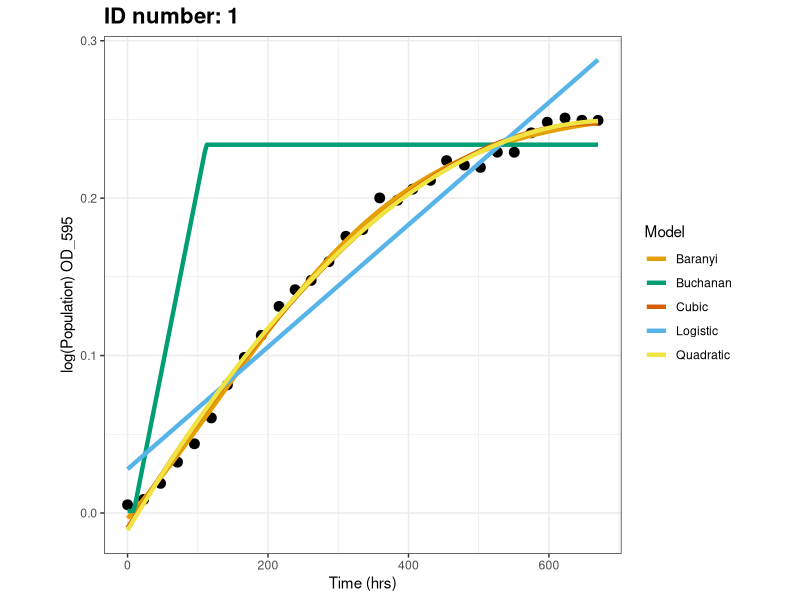
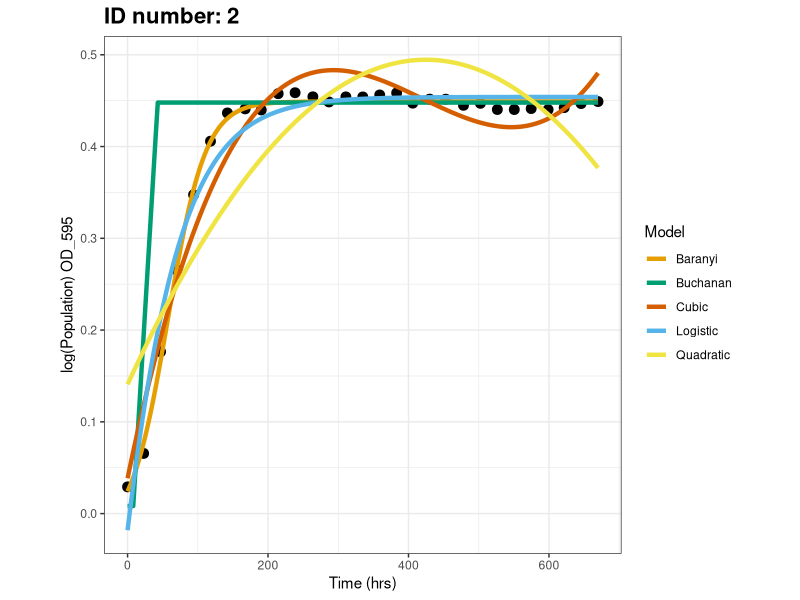
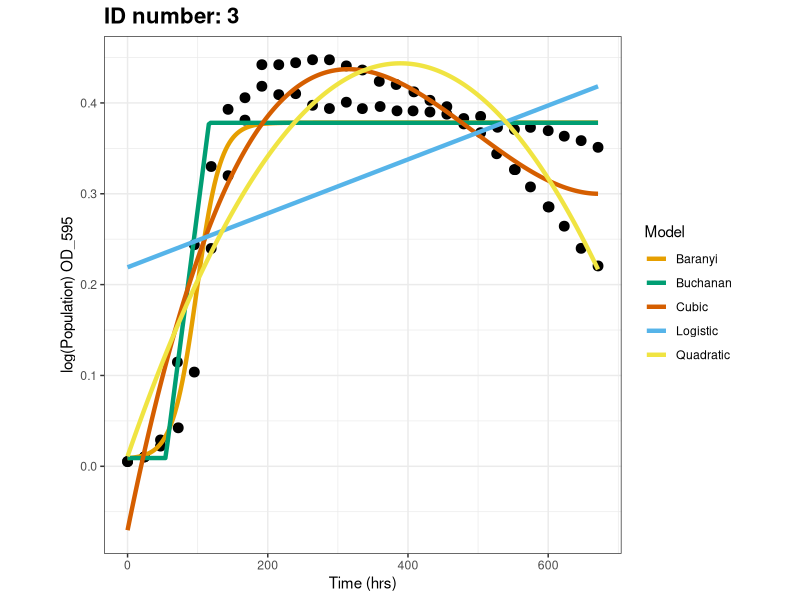
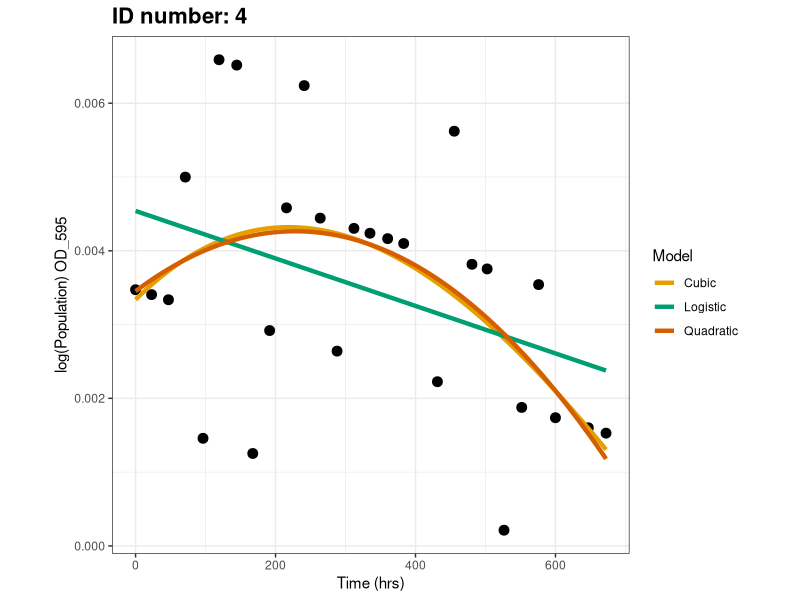
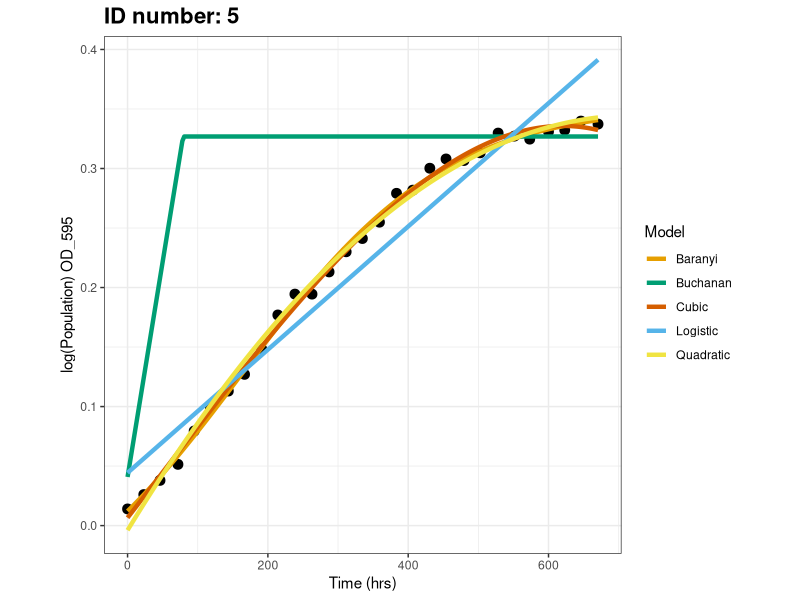
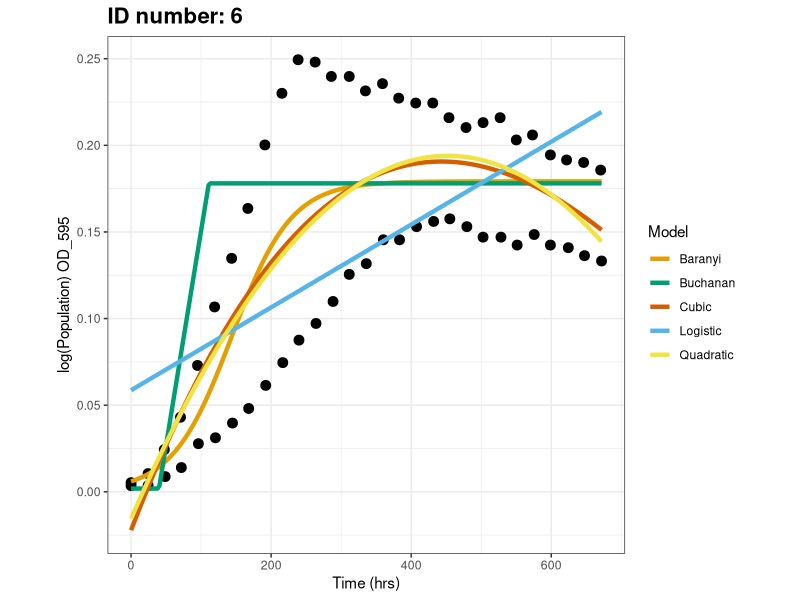
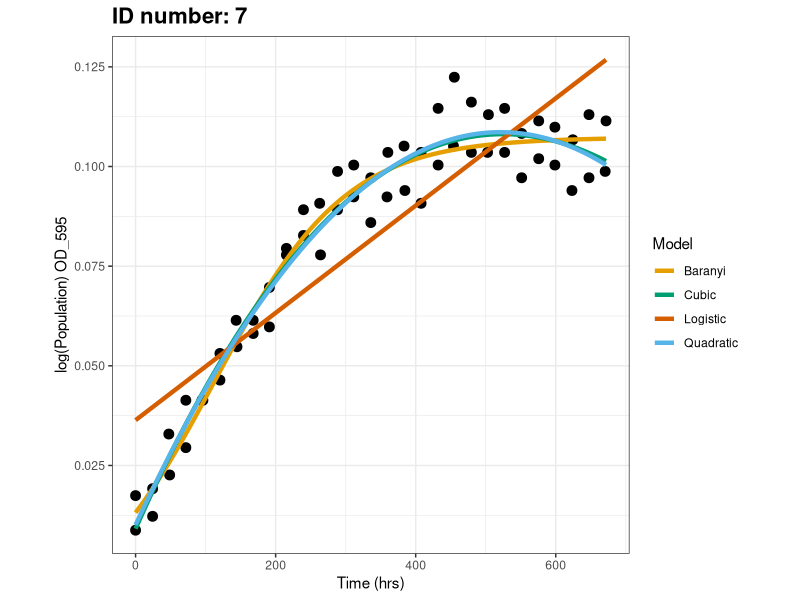
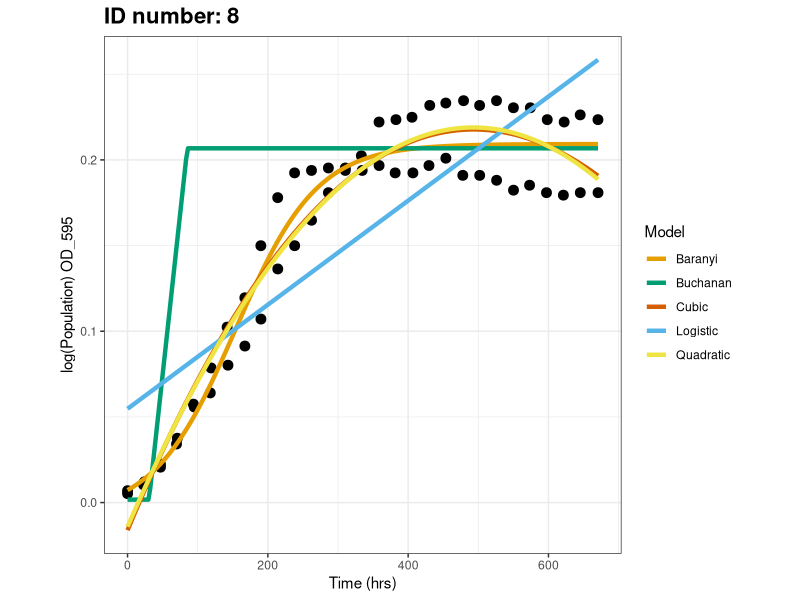

Write the R code that produced these figures, in order. (Note: this script raises an error after producing the figures.)
#__author__ = 'Billy Lam (ykl17@ic.ac.uk)'
#__version__ = '3.6.3'

## Model fitting using logged data ##
# PREDICT ONLY #
cat("Starting model fitting with predicted starting values, this might take a while...")

## Load necessary packages ##
library(ggplot2)
library(minpack.lm)

# An additional package could be "growthrates", it got a written function to extract rmax and tlag

## Load data ##
data <- read.csv("../data/Pop_clean.csv", stringsAsFactors = F, header = T)

#### Defining equations! ####
logistic_model <- function(N_0, N_max, r_max, t){
  return((N_0 * N_max * exp(r_max*t)) / (N_max + N_0 * (exp(r_max*t) - 1)))
}

loglogistic_model <- function(N_0, N_max, r_max, t){
  return(log((N_0 * N_max * exp(r_max*t)) / (N_max + N_0 * (exp(r_max*t) - 1))))
}

baranyi_model <- function(N_0, N_max, r_max, t, t_lag){ # Baranyi model (Baranyi 1993)
  return(N_max + log10((-1+exp(r_max*t_lag) + exp(r_max*t))/(exp(r_max*t) - 1 + exp(r_max*t_lag) * 10^(N_max-N_0))))
}

buchanan_model <- function(t, r_max, N_max, N_0, t_lag){ 
  return(N_0 + (t >= t_lag) * (t <= (t_lag + (N_max - N_0) * log(10)/r_max)) * r_max * (t - t_lag)/log(10) + (t >= t_lag) * (t > (t_lag + (N_max - N_0) * log(10)/r_max)) * (N_max - N_0))
}

## Initialize the results data frame ##
Stats25 <- data.frame(ID = character(), Quadratic_AIC = numeric(), 
                     Cubic_AIC = numeric(), Logistic_AIC = numeric(), 
                     Buchanan_AIC = numeric(), Baranyi_AIC = numeric(), 
                     Quadratic_rsq = numeric(), Cubic_rsq = numeric(), 
                     Logistic_rsq = numeric(), Buchanan_rsq = numeric(),
                     Baranyi_rsq = numeric(), stringsAsFactors = FALSE)


## Initializing starting parameters, model fitting (linear and nonn-linear), calculating AIC, plotting!
for (i in unique(data$id2)){
  # For each unique data set
  supb <- subset(data, data$id2 == i)
  
  if ((nrow(supb)<4) == TRUE) {next}
  
  ############## Initializing starting parameters ###############
  N_0_start <- min(supb$logpop1) # N0 = minimum PopBio
  N_max_start <- max(supb$logpop1) # Nmax = maximum PopBio
  
  # Generate initial regression for comparisons to find rmax in the while loop!
  a <- lm(supb$logpop1 ~ supb$Time) #Initial regression fit
  y_int <- a$coefficients[1] #Y-intercept of the initial regression fit
  r_max_start <- a$coefficients[2] #Gradient of initial regression fit
  
  # Setting conditions for the while loop so that it runs x (total number of rows -3) number of times for each data set
  j <- 1
  n <- dim(supb)[1] - 3 # Running lm for every 3 points in the data set, so the nrow(supb) - 3 is the number of times the lm will run
  rdata <- supb
  
  while(j < n){ # Prevent R trying to lm() over available data
    if(length(unique(rdata$Time)) != 1){
      rmaxx <- lm(rdata$logpop1[j:(j+4)]~rdata$Time[j:(j+4)])$coefficients[2]
      y_int2 <- lm(rdata$logpop1[j:(j+4)]~rdata$Time[j:(j+4)])$coefficients[1]
      j <- j + 1
      if(r_max_start < rmaxx){ # If new r is greater than old r
        r_max_start <- rmaxx # Make the the old rmax equal to the new rmax
        y_int <- y_int2 # Make the old y-intercept equal to the new y-intercept
      }
    } 
  }
  
  r_max_start <- as.numeric(r_max_start) 
  y_int <- as.numeric(y_int)
  t_lag_start <- (-y_int) / r_max_start # t_lag = x-intercept of the r_max tangent, so this calculates it
  
  
  ################ Fitting the models ##################
  ID <- supb$id2[i] #Getting the unique ID for each data set
  
  ## Linear ##
  # Quadratic
  Qua_Fit <- lm(logpop1 ~ poly(Time, 2), data = supb)   
  QuaAIC <- AIC(Qua_Fit)
  Qua_rsq <- summary(Qua_Fit)$adj.r.squared
  
  # Cubic
  Cub_Fit <- lm(logpop1 ~ poly(Time, 3), data = supb) 
  CubAIC <- AIC(Cub_Fit)
  Cub_rsq <- summary(Cub_Fit)$adj.r.squared
  
  ## Non-linear ##
  # Logistic
  Logis_Fit <- try(nlsLM(logpop1 ~ loglogistic_model(N_0, N_max, r_max, t = Time), 
                         data = supb, start = c(N_0 = N_0_start, 
                                                N_max = N_max_start, 
                                                r_max = r_max_start), 
                         control = nls.lm.control(maxiter = 100)), silent = T) 
  if (class(Logis_Fit) != 'try-error'){
    LogisAIC <- AIC(Logis_Fit)
    Logistic_rss <- sum(residuals(Logis_Fit)^2)
    Logistic_tss <- sum((supb$logpop1 - mean(supb$logpop1))^2)
    Logistic_rsq <- 1 - (Logistic_rss/Logistic_tss)
  } else {
    LogisAIC <- "NA"
    Logistic_rsq <- "NA"
  }
  
  # Buchanan
  Buch_Fit <- try(nlsLM(logpop1 ~ buchanan_model(N_0, N_max, r_max, t = Time, 
                                                t_lag), data = supb, 
                        start = c(N_0 = N_0_start, N_max = N_max_start, 
                                  r_max = r_max_start, t_lag = t_lag_start), 
                        control = nls.lm.control(maxiter = 100)), silent = T) 
  if (class(Buch_Fit) != 'try-error'){
    BuchananAIC <- AIC(Buch_Fit)
    Buchanan_rss <- sum(residuals(Buch_Fit)^2)
    Buchanan_tss <- sum((supb$logpop1 - mean(supb$logpop1))^2)
    Buchanan_rsq <- 1 - (Buchanan_rss/Buchanan_tss)
  } else {
    BuchananAIC <- "NA"
    Buchanan_rsq <- "NA"
  }
  
  # Baranyi
  Bar_Fit <- try(nlsLM(logpop1 ~ baranyi_model(N_0, N_max, r_max, t = Time, 
                                              t_lag), data = supb, 
                       start = c(N_0 = N_0_start, N_max = N_max_start, 
                                 r_max = r_max_start, t_lag = t_lag_start), 
                       control = nls.lm.control(maxiter = 100)), silent = T) 
  if (class(Bar_Fit) != 'try-error'){
    BaranyiAIC <- AIC(Bar_Fit)
    Baranyi_rss <- sum(residuals(Bar_Fit)^2)
    Baranyi_tss <- sum((supb$logpop1 - mean(supb$logpop1))^2)
    Baranyi_rsq <- 1 - (Baranyi_rss/Baranyi_tss)
  } else {
    BaranyiAIC <- "NA"
    Baranyi_rsq <- "NA"
  }    
  
  # Filling in the results data frame with calculated AIC and adj r-squared values
  whtev <- c(ID, QuaAIC, CubAIC, LogisAIC, BuchananAIC, BaranyiAIC, Qua_rsq, 
             Cub_rsq, Logistic_rsq, Buchanan_rsq, Baranyi_rsq)
  Stats25[i, ] <- whtev
  
  
  ################## Creating the plots #####################
  # x-axis for the models
  length <- seq(from = min(supb$Time), to = max(supb$Time), length.out = 250)

  # Saving the predicted data points for each model and merging them all together
  Qp <- predict.lm(Qua_Fit, data.frame(Time = length))
  df1 <- data.frame(length, Qp)
  df1$Model <- "Quadratic"
  names(df1) <- c("length", "PopBio_pred", "Model")
  dfp <- df1

  if(CubAIC != "NA" && is.infinite(CubAIC) == FALSE){ # If the AIC is not NA and infinite
    Cp <- predict.lm(Cub_Fit, data.frame(Time = length))
    df2 <- data.frame(length, Cp)
    df2$Model <- "Cubic"
    names(df2) <- c("length", "PopBio_pred", "Model")
    dfp <- rbind(dfp, df2) # rbind the dataframes
  }
  if(LogisAIC != "NA" && is.infinite(LogisAIC) == FALSE){
    Lp <- loglogistic_model(t = length, r_max = coef(Logis_Fit)["r_max"], N_max = coef(Logis_Fit)["N_max"], N_0 = coef(Logis_Fit)["N_0"])
    df3 <- data.frame(length, Lp)
    df3$Model <- "Logistic"
    names(df3) <- c("length", "PopBio_pred", "Model")
    dfp <- rbind(dfp, df3)
  }
  if(BuchananAIC != "NA" && is.infinite(BuchananAIC) == FALSE){
    Gop <- buchanan_model(t = length, r_max = coef(Buch_Fit)["r_max"], N_max = coef(Buch_Fit)["N_max"], N_0 = coef(Buch_Fit)["N_0"], t_lag = coef(Buch_Fit)["t_lag"])
    df4 <- data.frame(length, Gop)
    df4$Model <- "Buchanan"
    names(df4) <- c("length", "PopBio_pred", "Model")
    dfp <- rbind(dfp, df4)
  }
  if(BaranyiAIC != "NA" && is.infinite(BaranyiAIC) == FALSE){
    Bp <- baranyi_model(t = length, r_max = coef(Bar_Fit)["r_max"], N_max = coef(Bar_Fit)["N_max"], N_0 = coef(Bar_Fit)["N_0"], t_lag = coef(Bar_Fit)["t_lag"])
    df5 <- data.frame(length, Bp)
    df5$Model <- "Baranyi"
    names(df5) <- c("length", "PopBio_pred", "Model")
    dfp <- rbind(dfp, df5)
  }


  ## Plotting ##
  p <- ggplot(supb, aes(x = Time, y = logpop1)) +
    geom_point(size = 3) + #Data point size
    geom_line(data = dfp, aes(x = length, y = PopBio_pred, col = Model), size = 1.5) + # Model prediction lines
    scale_color_manual(values = c("#E69F00", "#009E73", "#D55E00", "#56B4E9", "#F0E442")) +
    theme_bw() + # Black and white background
    theme(aspect.ratio = 1) + # Square background
    labs(title = paste("ID number:", ID), x = ("Time (hrs)"), y = paste("log(Population) ", supb$PopBio_units[1], sep = "")) +
    theme(plot.title = element_text(size = 16, face = "bold"))

  ## Save plot in results
  png(paste("../results/", "Predict", i, ".png", sep = ""), width=600, height=500, res=120) # start export
  print(p)
  dev.off() # finish export
}

## Export stats results
write.csv(Stats25, "../results/logstats_predict.csv")
